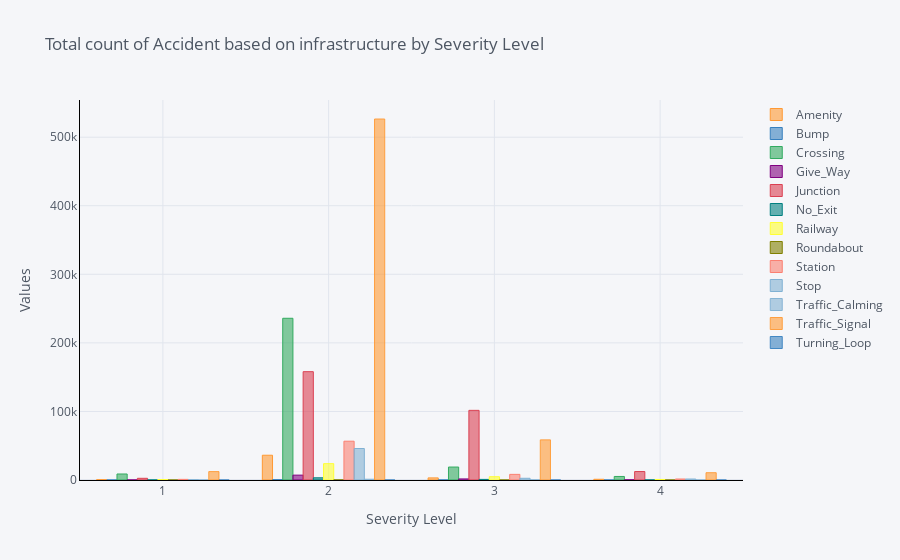

Write notebook code for a chart like this one.
### Markdown cell above
2. Total count of Accident based on infrastructure by Severity Level

### Code cell
grp_sev = df.groupby('Severity').sum()
grp_sev.compute().iplot(kind = "bar", title="Total count of Accident based on infrastructure by Severity Level", yTitle="Values",
                            xTitle="Severity Level", opacity=0.6,linecolor="black")

### Figure 1 — Plotly figure (JSON) as saved in the notebook; plotly's stock layout.template omitted (floating-point values rounded to 4 significant figures)
{"data": [{"marker": {"color": "rgba(255, 153, 51, 0.6)", "line": {"color": "rgba(255, 153, 51, 1.0)", "width": 1}}, "name": "Amenity", "orientation": "v", "text": "", "type": "bar", "x": [1, 2, 3, 4], "y": [472, 36126, 3063, 1046]}, {"marker": {"color": "rgba(55, 128, 191, 0.6)", "line": {"color": "rgba(55, 128, 191, 1.0)", "width": 1}}, "name": "Bump", "orientation": "v", "text": "", "type": "bar", "x": [1, 2, 3, 4], "y": [10, 495, 83, 7]}, {"marker": {"color": "rgba(50, 171, 96, 0.6)", "line": {"color": "rgba(50, 171, 96, 1.0)", "width": 1}}, "name": "Crossing", "orientation": "v", "text": "", "type": "bar", "x": [1, 2, 3, 4], "y": [8773, 235867, 18901, 5164]}, {"marker": {"color": "rgba(128, 0, 128, 0.6)", "line": {"color": "rgba(128, 0, 128, 1.0)", "width": 1}}, "name": "Give_Way", "orientation": "v", "text": "", "type": "bar", "x": [1, 2, 3, 4], "y": [73, 7084, 1565, 335]}, {"marker": {"color": "rgba(219, 64, 82, 0.6)", "line": {"color": "rgba(219, 64, 82, 1.0)", "width": 1}}, "name": "Junction", "orientation": "v", "text": "", "type": "bar", "x": [1, 2, 3, 4], "y": [2484, 157995, 101592, 12320]}, {"marker": {"color": "rgba(0, 128, 128, 0.6)", "line": {"color": "rgba(0, 128, 128, 1.0)", "width": 1}}, "name": "No_Exit", "orientation": "v", "text": "", "type": "bar", "x": [1, 2, 3, 4], "y": [96, 3214, 869, 126]}, {"marker": {"color": "rgba(255, 255, 51, 0.6)", "line": {"color": "rgba(255, 255, 51, 1.0)", "width": 1}}, "name": "Railway", "orientation": "v", "text": "", "type": "bar", "x": [1, 2, 3, 4], "y": [535, 23814, 4786, 791]}, {"marker": {"color": "rgba(128, 128, 0, 0.6)", "line": {"color": "rgba(128, 128, 0, 1.0)", "width": 1}}, "name": "Roundabout", "orientation": "v", "text": "", "type": "bar", "x": [1, 2, 3, 4], "y": [1, 172, 2, 3]}, {"marker": {"color": "rgba(251, 128, 114, 0.6)", "line": {"color": "rgba(251, 128, 114, 1.0)", "width": 1}}, "name": "Station", "orientation": "v", "text": "", "type": "bar", "x": [1, 2, 3, 4], "y": [934, 56611, 8205, 1464]}, {"marker": {"color": "rgba(128, 177, 211, 0.6)", "line": {"color": "rgba(128, 177, 211, 1.0)", "width": 1}}, "name": "Stop", "orientation": "v", "text": "", "type": "bar", "x": [1, 2, 3, 4], "y": [455, 45941, 2528, 1424]}, {"marker": {"color": "rgba(128, 177, 211, 0.6)", "line": {"color": "rgba(128, 177, 211, 0.8999999999999999)", "width": 1}}, "name": "Traffic_Calming", "orientation": "v", "text": "", "type": "bar", "x": [1, 2, 3, 4], "y": [12, 1146, 180, 33]}, {"marker": {"color": "rgba(255, 153, 51, 0.6)", "line": {"color": "rgba(255, 153, 51, 0.8999999999999999)", "width": 1}}, "name": "Traffic_Signal", "orientation": "v", "text": "", "type": "bar", "x": [1, 2, 3, 4], "y": [12258, 526531, 58532, 10635]}, {"marker": {"color": "rgba(55, 128, 191, 0.6)", "line": {"color": "rgba(55, 128, 191, 0.8999999999999999)", "width": 1}}, "name": "Turning_Loop", "orientation": "v", "text": "", "type": "bar", "x": [1, 2, 3, 4], "y": [0, 0, 0, 0]}], "layout": {"legend": {"bgcolor": "#F5F6F9", "font": {"color": "#4D5663"}}, "paper_bgcolor": "#F5F6F9", "plot_bgcolor": "#F5F6F9", "title": {"font": {"color": "#4D5663"}, "text": "Total count of Accident based on infrastructure by Severity Level"}, "xaxis": {"gridcolor": "#E1E5ED", "linecolor": "black", "showgrid": true, "tickfont": {"color": "#4D5663"}, "title": {"font": {"color": "#4D5663"}, "text": "Severity Level"}, "zerolinecolor": "#E1E5ED"}, "yaxis": {"gridcolor": "#E1E5ED", "linecolor": "black", "showgrid": true, "tickfont": {"color": "#4D5663"}, "title": {"font": {"color": "#4D5663"}, "text": "Values"}, "zerolinecolor": "#E1E5ED"}}}
